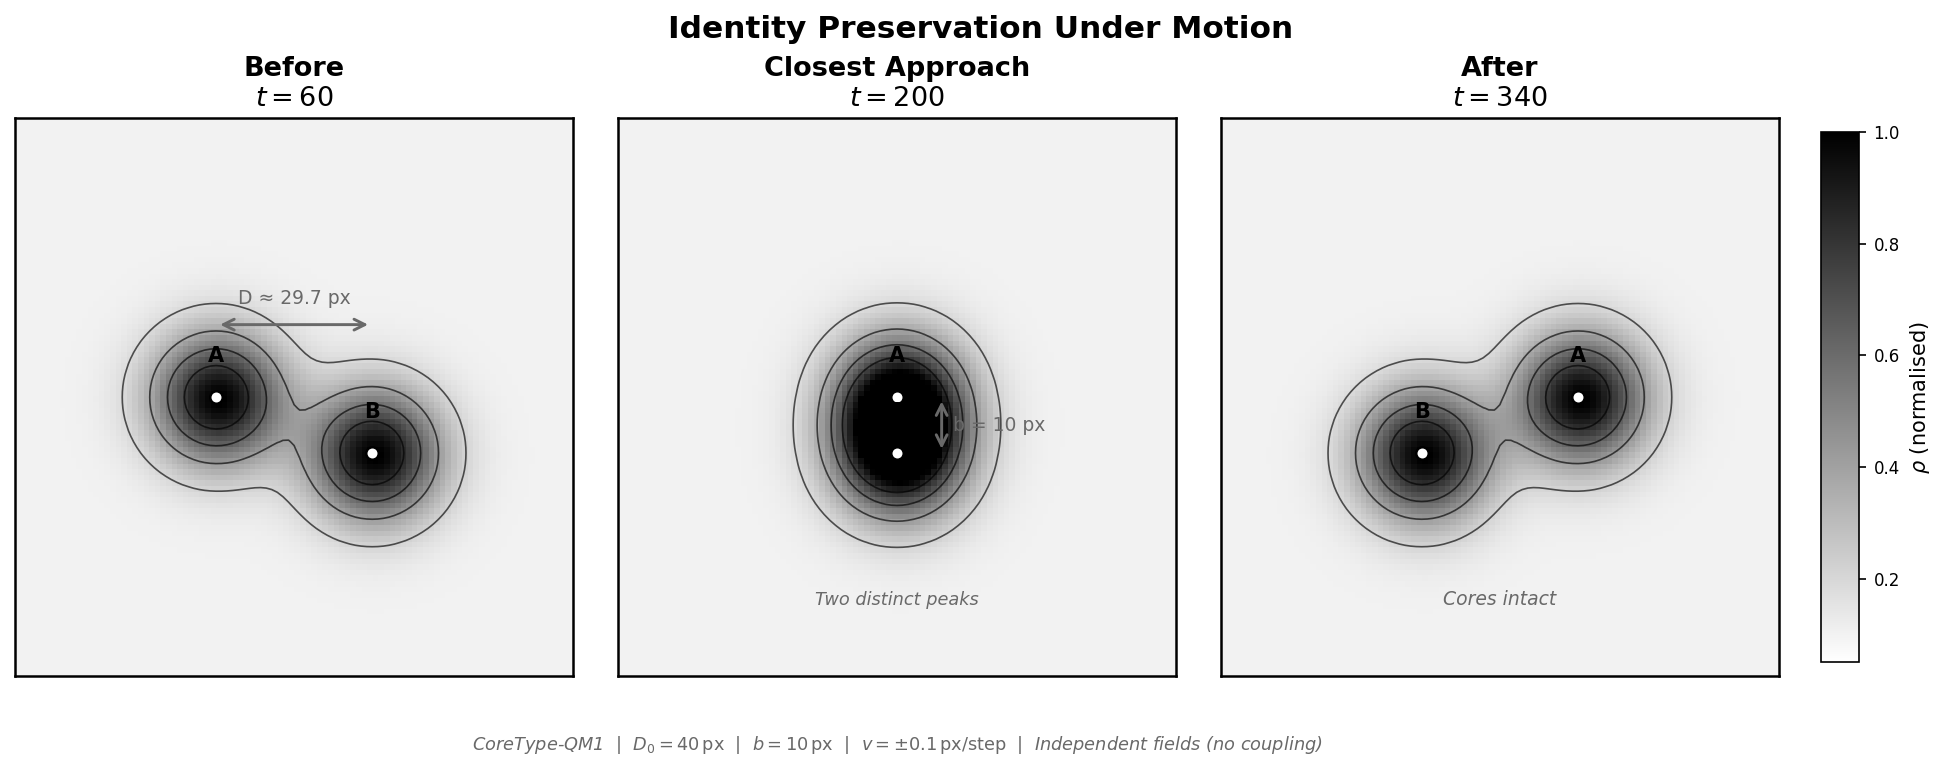

This figure's Python source:
import numpy as np
import matplotlib
matplotlib.use('Agg')
import matplotlib.pyplot as plt
import matplotlib.gridspec as gridspec

# ── parameters ────────────────────────────────────────────────────────────────
GRID     = 100
R_CORE   = 8.0
AMP      = 0.9
BG       = 0.10
P_MAX    = 1.0
SHIFT    = 0.1        # px per step
ROW_A    = 50.0
ROW_B    = 60.0       # b = 10 px
COL_A0   = 30.0
COL_B0   = 70.0

ri, ci = np.ogrid[0:GRID, 0:GRID]

def field_at(t):
    cA = COL_A0 + SHIFT * t
    cB = COL_B0 - SHIFT * t
    dA2 = (ri - ROW_A)**2 + (ci - cA)**2
    dB2 = (ri - ROW_B)**2 + (ci - cB)**2
    p = np.clip(
        BG + AMP * np.exp(-dA2 / (2.0 * R_CORE**2))
           + AMP * np.exp(-dB2 / (2.0 * R_CORE**2)),
        0.0, P_MAX
    )
    return p, cA, cB

# ── time points ───────────────────────────────────────────────────────────────
steps   = [60,    200,   340]
titles  = ["Before", "Closest Approach", "After"]
subtitles = ["$t = 60$", "$t = 200$", "$t = 340$"]

# ── figure ────────────────────────────────────────────────────────────────────
fig = plt.figure(figsize=(14, 5.2))
gs  = gridspec.GridSpec(1, 3, figure=fig, wspace=0.08, left=0.04, right=0.88,
                        top=0.84, bottom=0.12)

LEVELS   = [0.20, 0.40, 0.60, 0.80]
EXTENT   = [0, GRID, GRID, 0]

axes = []
ims  = []
for idx, (t, title, sub) in enumerate(zip(steps, titles, subtitles)):
    ax = fig.add_subplot(gs[0, idx])
    p, cA, cB = field_at(t)

    im = ax.imshow(p, cmap='gray_r', vmin=0.05, vmax=1.0,
                   origin='upper', extent=EXTENT, aspect='equal')
    ims.append(im)

    ax.contour(np.arange(GRID), np.arange(GRID), p,
               levels=LEVELS, colors='black', linewidths=0.8, alpha=0.65)

    # centroid dots
    ax.plot(cA, ROW_A, 'o', color='white', markersize=6,
            markeredgecolor='black', markeredgewidth=1.2, zorder=6)
    ax.plot(cB, ROW_B, 'o', color='white', markersize=6,
            markeredgecolor='black', markeredgewidth=1.2, zorder=6)

    # centroid labels
    ax.text(cA, ROW_A - 5.5, 'A', ha='center', va='bottom',
            fontsize=10, fontweight='bold', color='black', zorder=7)
    ax.text(cB, ROW_B - 5.5, 'B', ha='center', va='bottom',
            fontsize=10, fontweight='bold', color='black', zorder=7)

    # ── panel-specific annotations ─────────────────────────────────────────
    if idx == 0:
        # separation distance annotation
        sep = np.sqrt((cB - cA)**2 + (ROW_B - ROW_A)**2)
        mid_c = (cA + cB) / 2.0
        ax.annotate('', xy=(cB, 37), xytext=(cA, 37),
                    arrowprops=dict(arrowstyle='<->', color='dimgray',
                                    lw=1.4, mutation_scale=13))
        ax.text(mid_c, 34.0, f'D ≈ {sep:.1f} px',
                ha='center', va='bottom', fontsize=9, color='dimgray')

    if idx == 1:
        # vertical b-annotation between the two centroids (both at col≈50)
        x_ann = cA + 8.0   # slight right offset so arrow is visible
        ax.annotate('', xy=(x_ann, ROW_B), xytext=(x_ann, ROW_A),
                    arrowprops=dict(arrowstyle='<->', color='dimgray',
                                    lw=1.4, mutation_scale=13))
        ax.text(x_ann + 2.0, (ROW_A + ROW_B) / 2.0, 'b = 10 px',
                ha='left', va='center', fontsize=9, color='dimgray')
        # highlight that cores are distinct despite overlap region
        ax.text(50, 88, 'Two distinct peaks', ha='center', va='bottom',
                fontsize=8.5, color='dimgray', style='italic')

    if idx == 2:
        ax.text(50, 88, 'Cores intact', ha='center', va='bottom',
                fontsize=9, color='dimgray', style='italic')

    # panel title
    ax.set_title(f'{title}\n{sub}', fontsize=13, fontweight='bold', pad=6)

    ax.set_xticks([])
    ax.set_yticks([])
    for sp in ax.spines.values():
        sp.set_linewidth(1.2)
        sp.set_color('black')

    axes.append(ax)

# ── shared colorbar ───────────────────────────────────────────────────────────
cax  = fig.add_axes([0.90, 0.14, 0.018, 0.68])
cbar = fig.colorbar(ims[0], cax=cax)
cbar.set_label(r'$\rho$ (normalised)', fontsize=10)
cbar.ax.tick_params(labelsize=8)

# ── figure title & caption ────────────────────────────────────────────────────
fig.suptitle('Identity Preservation Under Motion',
             fontsize=15, fontweight='bold', y=0.97)

fig.text(0.46, 0.02,
         r'CoreType-QM1  |  $D_0 = 40\,\mathrm{px}$  |  $b = 10\,\mathrm{px}$'
         r'  |  $v = \pm0.1\,\mathrm{px/step}$  |  Independent fields (no coupling)',
         ha='center', va='bottom', fontsize=8.5, color='dimgray', style='italic')

# ── save ──────────────────────────────────────────────────────────────────────
out = r'C:\Users\allen\OneDrive\Desktop\identity_preservation_under_motion.png'
fig.savefig(out, dpi=150, bbox_inches='tight')
print(f'SUCCESS: saved to {out}')
